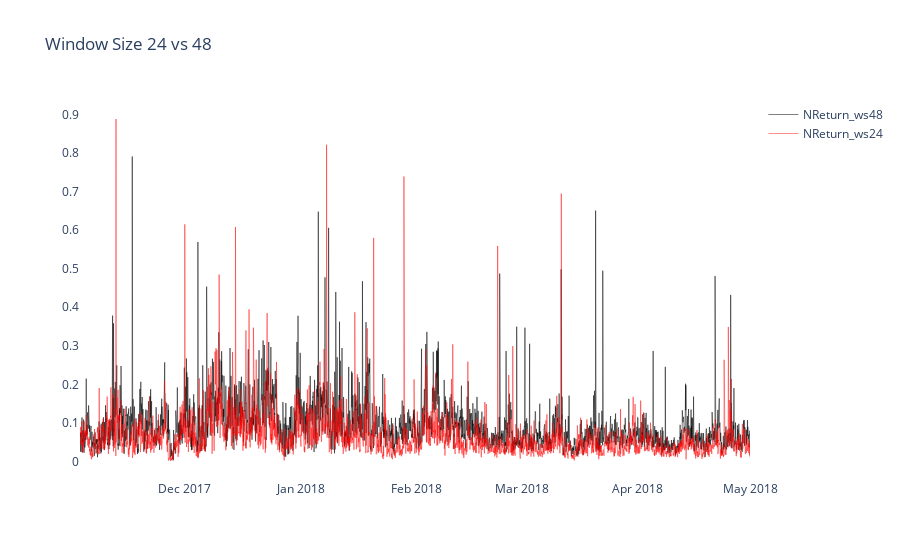

Notebook cell for this chart:
### Code cell
fig = go.Figure()
# for i in ['BTC', 'weighted.BBW','FRM']:
fig.add_trace(go.Scatter(x=lambdas.index, y=lambdas.iloc[:,0],name = 'NReturn_ws48', opacity = 0.5, 
                         line =dict(color=('rgb(1,1,1)'), width = 1)))
fig.add_trace(go.Scatter(x=lambdas.index, y=lambdas.iloc[:,3],name = 'NReturn_ws24', opacity = 0.5, 
                         line =dict(color=('rgb(255,0,0)'), width = 0.9)))
fig.update_layout(go.Layout(
            
            paper_bgcolor = 'rgba(0,0,0,0)',
             plot_bgcolor = 'rgba(0,0,0,0)'
        ))
fig.update_layout(title="Window Size 24 vs 48")

### Figure 1 — Plotly figure (JSON) as saved in the notebook; plotly's stock layout.template omitted (floating-point values rounded to 4 significant figures; data arrays with more than 128 entries replaced by an {"elided": "..."} marker saying what was removed)
{"data": [{"line": {"color": "rgb(1,1,1)", "width": 1}, "name": "NReturn_ws48", "opacity": 0.5, "type": "scatter", "x": {"elided": "4297 str values"}, "y": {"elided": "4297 float values"}}, {"line": {"color": "rgb(255,0,0)", "width": 0.9}, "name": "NReturn_ws24", "opacity": 0.5, "type": "scatter", "x": {"elided": "4297 str values"}, "y": {"elided": "4297 float values"}}], "layout": {"paper_bgcolor": "rgba(0,0,0,0)", "plot_bgcolor": "rgba(0,0,0,0)", "title": {"text": "Window Size 24 vs 48"}}}
